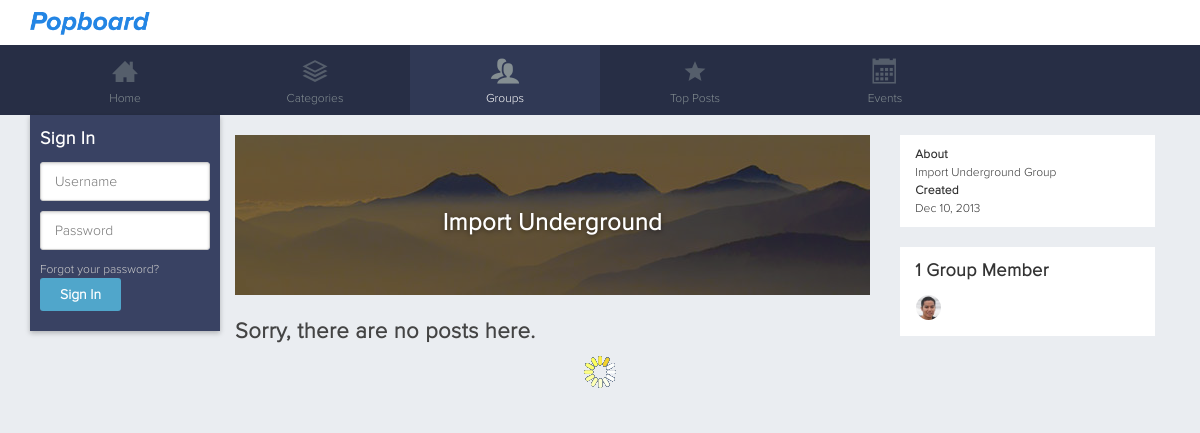
The page /group/import-underground on the database as committed earlier.
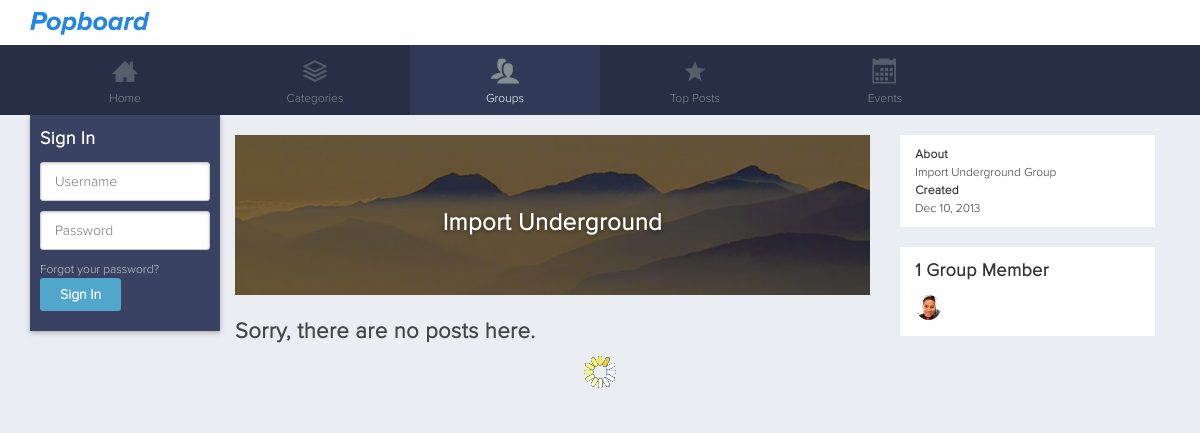
The same page on the database as committed later.
### tables this page shows
CREATE TABLE `users` (
  `user_id` int(11) NOT NULL AUTO_INCREMENT,
  `username` varchar(30) NOT NULL,
  `email` varchar(70) NOT NULL,
  `passwd` char(40) NOT NULL,
  `displayname` varchar(30) NOT NULL,
  `active` binary(1) NOT NULL DEFAULT '0',
  `setup` binary(1) DEFAULT '0',
  `joindate` date DEFAULT NULL,
  `birthdate` date DEFAULT NULL,
  `bio` text,
  `location` varchar(60) DEFAULT NULL,
  `website` varchar(60) DEFAULT NULL,
  `profileimg` varchar(40) DEFAULT NULL,
  `profilebg` varchar(40) DEFAULT NULL,
  `total_posts` int(11) DEFAULT '0',
  `total_comments` int(11) DEFAULT '0',
  `total_likes` int(11) DEFAULT '0',
  `lvl` tinyint(4) DEFAULT '0',
  `total_xp` int(11) NOT NULL DEFAULT '0',
  `total_gp` int(11) DEFAULT '0',
  `group_id` int(11) DEFAULT NULL,
  `session_hash` varchar(32) DEFAULT NULL,
  PRIMARY KEY (`user_id`),
  UNIQUE KEY `username` (`username`),
  UNIQUE KEY `email` (`email`),
  KEY `user_id` (`user_id`)
);

### group.php (the view, shortened to what this page needs)
<?
include("config.php");
$groupurl = '';
if(isset($_GET['groupurl'])){
	$groupurl = mysqli_real_escape_string($dblink, $_GET['groupurl']);
}
if($groupurl != ''){
	$groupPostQuery = @mysqli_query($dblink, "SELECT * FROM groups WHERE group_url='$groupurl'");
	$groupPostRow = mysqli_fetch_assoc($groupPostQuery);
	$grouppageid = $groupPostRow['group_id'];
	$grouppagename = $groupPostRow['groupname'];
	$groupbanner = $groupPostRow['banner_img'];
	$isprivate = $groupPostRow['private'];
}
?>
<!DOCTYPE html>
<html xmlns="http://www.w3.org/1999/xhtml">
<head>
	<link href="/stylesheets/<?= $stylesheet; ?>.css?<?= $__site['filedate']; ?>" rel="stylesheet" type="text/css" />
</head>
<body class='group'>
	<?php include("top.php"); ?>
	<div id="content">
		<?php include("left.php"); ?>
		<div id="right">
			<? if($grouppagename){ ?>
			<div class="groupbanner" style="background: url('<?= $groupbanner ?>') no-repeat center top">
				<div class="transparent">
					<h2><?=  $grouppagename ?></h2>
				</div>
			</div>
			<? }
				if($isprivate=='1' && $Rows['group_id'] != $grouppageid){
					echo "<h2>Sorry, this group is Private. Only group members can see the posts.</h2>";
				}else if($grouppagename == ''){
					echo "<h2>Sorry, this group does not exist.</h2>";
				}else{
					$QueryResult = @mysqli_query($dblink, "SELECT username, blog_title, blog_message, user_id, id, post_date FROM users INNER JOIN posts USING (user_id) WHERE (posts.group_id = '$grouppageid' AND posts.deleted = '0') ORDER BY id DESC LIMIT 0, 6");
					$Row = mysqli_fetch_assoc($QueryResult);
					$num_rows = mysqli_num_rows($QueryResult);
					if($num_rows == 0){
						echo "<h2>Sorry, there are no posts here.</h2>";
					}else {
						iu_get_posts($Rows, $Row, $QueryResult);
					}
				}
			?>
		</div>
		<? if($grouppagename){ ?>
			<aside id="side">
				<div class="sideWrap groupDesc">
					<h3>About</h3>
					<p><?= $groupPostRow['about']; ?></p>
					<h3>Created</h3>
					<p><?= iu_readable_date($groupPostRow['datecreated'], 'short'); ?></p>
				</div>
				<div class="sideWrap groupMembers">
					<h3><?= iu_plural($groupPostRow['num_members'],'Group Member'); ?></h3>
					<ul>
						<?
						$groupMemberQuery  = mysqli_query($dblink, "SELECT email,username,displayname FROM users INNER JOIN user_groups USING (group_id) WHERE ( users.user_id = user_groups.user_id && user_groups.group_id = '$grouppageid') LIMIT 0, 20");
						$groupMemberRow = mysqli_fetch_assoc($groupMemberQuery);
						$groupMemberNumRows = mysqli_num_rows($groupMemberQuery);
						if($groupMemberNumRows>=1){
							iu_get_groupmembers($groupMemberRow, $groupMemberQuery);
						}
						?>
					</ul>
				</div>
			</aside>
		<? } ?>
		<p class='load-more'>Load More</p>
	</div>
</body>
</html>

### config.php (shortened to what this page needs)
<?php
$stylesheet = 'style1';
$__site = [
	'environment' => 'local',
	'name' => 'Hipboard',
	'email' => 'support@hipboard.com',
	'url' => 'http://www.hipboard.com',
	'keywords' => 'Hipboard, social, social network',
	'description' => 'Sign up now to create your own Hipboard account and post pictures, videos, share stories, like, create private and public groups, and discuss with others',
	'facebook-url' => 'https://www.facebook.com/hipboard',
	'twitter-url' => 'https://www.twiiter.com/hipboard',
	'filedate' => '20150709'
];
?>
			<?
function iu_get_groupmembers($groupMemberRow, $groupMemberQuery){
	do {
	?>
		<li class="tooltip" data-tooltip="<?= $groupMemberRow['displayname']?>">
			<a href="/profile/<?= $groupMemberRow['username']?>">
				<?= iu_get_avatar_pic($groupMemberRow['email']); ?>
			</a>
		</li>
	<?
			$groupMemberRow = mysqli_fetch_assoc($groupMemberQuery);
		} while ($groupMemberRow);
}
function iu_get_avatar_pic($email = ""){
	include 'dbparams.php';
	$results3 = mysqli_query($dblink, "SELECT profileimg, displayname FROM users WHERE email = '$email'");
	$Row3 = mysqli_fetch_assoc($results3);
	if($Row3['profileimg'] != NULL || $Row3['profileimg'] != ''){
		echo '<img class="avatar" src="/'.$Row3['profileimg'].'" alt="'.$Row3['displayname'].'" />';
	}else {
		echo '<img class="avatar" src="/images/me.jpg" />';
	}
}
function iu_plural($number, $text){
	if($number==1){
		return $number." ".$text;
	}else {
		return $number." ".$text."s";
	}
}
	?>
	<?
function iu_readable_date($datetime, $format = 'normal'){
	$date = New DateTime($datetime);
	if($format == 'normal'){
		$updatedDate = date_format($date,'F j, Y');
	}else if($format == 'short'){
		$updatedDate = date_format($date,'M j, Y');
	}else if($format == 'numbered'){
		$updatedDate = date_format($date,'n/j/y');
	}
	return $updatedDate;
}
?>

Rows that differ between the two databases and show on the page:
changed users: profileimg: a different picture
